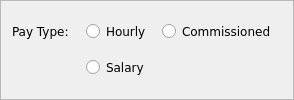
                   <widget class="QFrame" name="frame_7">
                    <property name="sizePolicy">
                     <sizepolicy hsizetype="MinimumExpanding" vsizetype="Preferred">
                      <horstretch>0</horstretch>
                      <verstretch>0</verstretch>
                     </sizepolicy>
                    </property>
                    <property name="minimumSize">
                     <size>
                      <width>280</width>
                      <height>70</height>
                     </size>
                    </property>
                    <property name="maximumSize">
                     <size>
                      <width>350</width>
                      <height>16777215</height>
                     </size>
                    </property>
                    <property name="cursor">
                     <cursorShape>ArrowCursor</cursorShape>
                    </property>
                    <property name="styleSheet">
                     <string notr="true">background-color: none;
</string>
                    </property>
                    <property name="frameShape">
                     <enum>QFrame::StyledPanel</enum>
                    </property>
                    <property name="frameShadow">
                     <enum>QFrame::Raised</enum>
                    </property>
                    <layout class="QGridLayout" name="gridLayout_3" rowstretch="0,0,0" columnstretch="0,0,0">
                     <item row="2" column="2">
                      <spacer name="horizontalSpacer_113">
                       <property name="orientation">
                        <enum>Qt::Horizontal</enum>
                       </property>
                       <property name="sizeHint" stdset="0">
                        <size>
                         <width>40</width>
                         <height>20</height>
                        </size>
                       </property>
                      </spacer>
                     </item>
                     <item row="1" column="2">
                      <widget class="QRadioButton" name="payTypeCommision_radioButton">
                       <property name="sizePolicy">
                        <sizepolicy hsizetype="MinimumExpanding" vsizetype="Fixed">
                         <horstretch>0</horstretch>
                         <verstretch>0</verstretch>
                        </sizepolicy>
                       </property>
                       <property name="minimumSize">
                        <size>
                         <width>120</width>
                         <height>0</height>
                        </size>
                       </property>
                       <property name="font">
                        <font>
                         <family>Verdana</family>
                         <pointsize>9</pointsize>
                        </font>
                       </property>
                       <property name="cursor">
                        <cursorShape>PointingHandCursor</cursorShape>
                       </property>
                       <property name="styleSheet">
                        <string notr="true"/>
                       </property>
                       <property name="text">
                        <string>Commissioned</string>
                       </property>
                      </widget>
                     </item>
                     <item row="1" column="0">
                      <widget class="QLabel" name="payType_label">
                       <property name="font">
                        <font>
                         <family>Verdana</family>
                         <pointsize>9</pointsize>
                        </font>
                       </property>
                       <property name="text">
                        <string>Pay Type:   </string>
                       </property>
                       <property name="alignment">
                        <set>Qt::AlignCenter</set>
                       </property>
                      </widget>
                     </item>
                     <item row="2" column="1">
                      <widget class="QRadioButton" name="payTypeSalary_radioButton">
                       <property name="sizePolicy">
                        <sizepolicy hsizetype="MinimumExpanding" vsizetype="Fixed">
                         <horstretch>0</horstretch>
                         <verstretch>0</verstretch>
                        </sizepolicy>
                       </property>
                       <property name="minimumSize">
                        <size>
                         <width>70</width>
                         <height>0</height>
                        </size>
                       </property>
                       <property name="font">
                        <font>
                         <family>Verdana</family>
                         <pointsize>9</pointsize>
                        </font>
                       </property>
                       <property name="cursor">
                        <cursorShape>PointingHandCursor</cursorShape>
                       </property>
                       <property name="styleSheet">
                        <string notr="true"/>
                       </property>
                       <property name="text">
                        <string>Salary</string>
                       </property>
                      </widget>
                     </item>
                     <item row="1" column="1">
                      <widget class="QRadioButton" name="payTypeHourly_radioButton">
                       <property name="sizePolicy">
                        <sizepolicy hsizetype="MinimumExpanding" vsizetype="Fixed">
                         <horstretch>0</horstretch>
                         <verstretch>0</verstretch>
                        </sizepolicy>
                       </property>
                       <property name="minimumSize">
                        <size>
                         <width>70</width>
                         <height>0</height>
                        </size>
                       </property>
                       <property name="maximumSize">
                        <size>
                         <width>40</width>
                         <height>16777215</height>
                        </size>
                       </property>
                       <property name="font">
                        <font>
                         <family>Verdana</family>
                         <pointsize>9</pointsize>
                        </font>
                       </property>
                       <property name="cursor">
                        <cursorShape>PointingHandCursor</cursorShape>
                       </property>
                       <property name="layoutDirection">
                        <enum>Qt::LeftToRight</enum>
                       </property>
                       <property name="text">
                        <string>Hourly</string>
                       </property>
                      </widget>
                     </item>
                     <item row="2" column="0">
                      <spacer name="horizontalSpacer_41">
                       <property name="orientation">
                        <enum>Qt::Horizontal</enum>
                       </property>
                       <property name="sizeHint" stdset="0">
                        <size>
                         <width>40</width>
                         <height>20</height>
                        </size>
                       </property>
                      </spacer>
                     </item>
                    </layout>
                   </widget>
